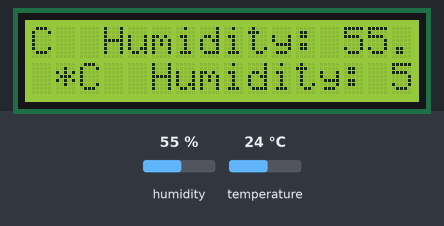
The sketch below on a simulated Arduino Uno, built with avr-gcc and run on an emulated ATmega328P. Parts: 16×2 character LCD. The test bench sets the inputs (shaded band); at power-on: humidity 55 %, temperature 24 °C. What the sketch prints to the serial monitor is not drawn.

Above: at 1.2 s.
1.3 s: humidity set to 22 %
At 2.45 s:
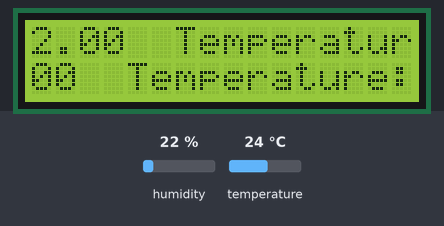
4.1 s: temperature set to 12 °C
At 4.59 s:
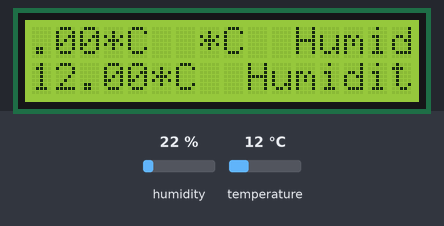
7.4 s: humidity set to 40 %
At 9.22 s:
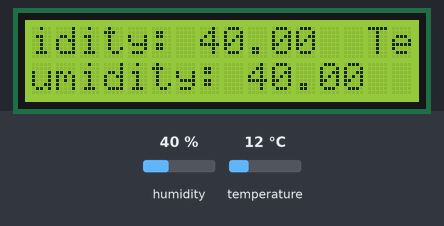
13.5 s: temperature set to 19 °C
At 15.68 s:
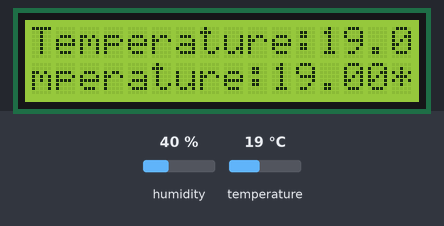

The sketch:

DHT11_1602LCD.ino
```cpp
#include <LiquidCrystal_I2C.h>
#include "DHT.h"
LiquidCrystal_I2C lcd(0x27,16,2);
DHT dht(9,DHT11);
void setup()
{
  Serial.begin(9600);
  Serial.println("DHT_Final");
  dht.begin();
  lcd.init();
  lcd.backlight();
  lcd.setCursor(0,0);
  lcd.print("Final_DHT11");
  lcd.setCursor(0,1);
  lcd.print("MiroTek");
}
void loop()
{
  float a,b;
  a=dht.readHumidity();//濕度
  b=dht.readTemperature(); //溫度((攝氏C)
  lcd.print("Humidity: ");
  lcd.println(a);
  lcd.print("Temperature:");
  lcd.print(b);
  lcd.println("*C");
  Serial.print("Humidity: ");
  Serial.print(a);
  Serial.print(" %\t");
  Serial.print("Temperature: ");
  Serial.print(b);
  Serial.println(" *C ");
}
```
